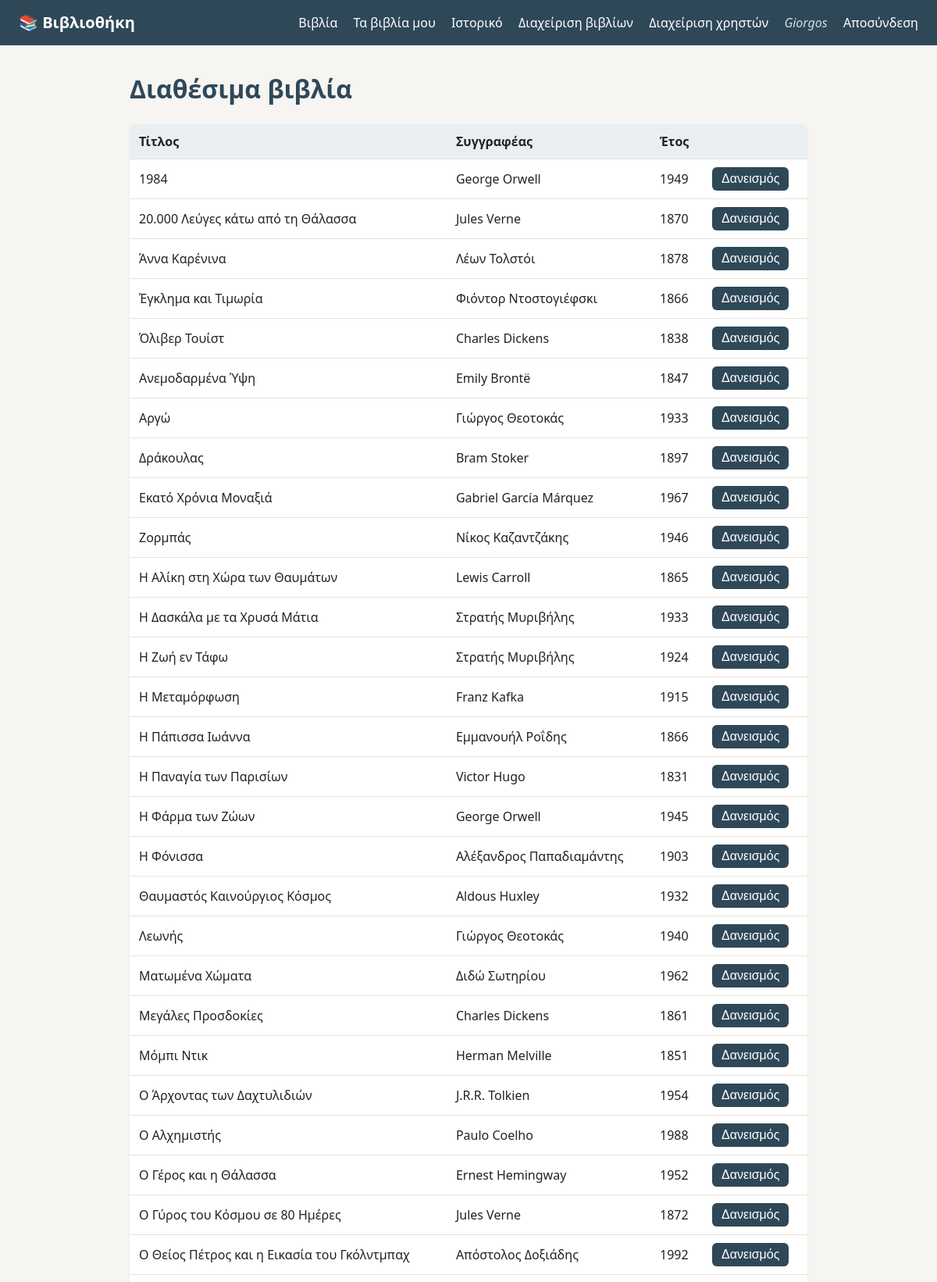
/books (signed in, upper part), run on the app's committed database.
### tables this page shows
CREATE TABLE users (
    id            INTEGER PRIMARY KEY AUTOINCREMENT,
    name          TEXT NOT NULL,
    email         TEXT NOT NULL UNIQUE,
    password_hash TEXT NOT NULL,
    role          TEXT NOT NULL DEFAULT 'user'
                  CHECK (role IN ('admin', 'user'))
);

CREATE TABLE books (
    id      INTEGER PRIMARY KEY AUTOINCREMENT,
    title   TEXT NOT NULL,
    author  TEXT NOT NULL,
    year    INTEGER,
    isbn    TEXT UNIQUE
);

### controllers/user_controller.py (the view)
@user.route("/books")
@login_required
def books():
    available = current_app.book_service.list_available()
    return render_template("user/books.html", books=available)

### controllers/auth_controller.py (called while the page is built)
@auth.before_app_request
def load_current_user():
    g.user = None
    user_id = session.get("user_id")
    if user_id is not None:
        try:
            g.user = current_app.user_service.get(user_id)
        except ServiceError:
            session.clear()

### dao/book_dao.py (called while the page is built)
    def _row_to_book(self, row):
        return Book(
            id=row["id"],
            title=row["title"],
            author=row["author"],
            year=row["year"],
            isbn=row["isbn"],
        )

    def get_available(self):
        conn = get_connection(self.db_path)
        rows = conn.execute(
            "SELECT * FROM books "
            "WHERE id NOT IN ("
            "    SELECT book_id FROM loans WHERE return_date IS NULL"
            ") "
            "ORDER BY title"
        ).fetchall()
        conn.close()
        return [self._row_to_book(row) for row in rows]

### dao/user_dao.py (called while the page is built)
    def get_by_id(self, user_id):
        conn = get_connection(self.db_path)
        row = conn.execute(
            "SELECT * FROM users WHERE id = ?", (user_id,)
        ).fetchone()
        conn.close()
        if row is None:
            return None
        return self._row_to_user(row)

    def _row_to_user(self, row):
        return User(
            id=row["id"],
            name=row["name"],
            email=row["email"],
            password_hash=row["password_hash"],
            role=row["role"],
        )

### database.py (called while the page is built)
def get_connection(db_path=DB_PATH):
    conn = sqlite3.connect(db_path)
    conn.row_factory = sqlite3.Row
    conn.execute("PRAGMA foreign_keys = ON")
    return conn

### models/user.py (called while the page is built)
    def is_admin(self):
        return self.role == User.ROLE_ADMIN

### services/book_service.py (called while the page is built)
    def list_available(self):
        return self.book_dao.get_available()

### services/user_service.py (called while the page is built)
    def get(self, user_id):
        user = self.user_dao.get_by_id(user_id)
        if user is None:
            raise ServiceError("Ο χρήστης δεν βρέθηκε.")
        return user

### templates/user/books.html (shortened to what this page needs)
{% extends "base.html" %}
{% block content %}
    <h1>Διαθέσιμα βιβλία</h1>
    {% if books %}
        <table>
            <thead>
                <tr>
                    <th>Τίτλος</th>
                    <th>Συγγραφέας</th>
                    <th>Έτος</th>
                    <th></th>
                </tr>
            </thead>
            <tbody>
                {% for book in books %}
                    <tr>
                        <td>{{ book.title }}</td>
                        <td>{{ book.author }}</td>
                        <td>{{ book.year or "" }}</td>
                        <td>
                            <form method="post"
                                  action="{{ url_for('user.borrow', book_id=book.id) }}">
                                <button type="submit">Δανεισμός</button>
                            </form>
                        </td>
                    </tr>
                {% endfor %}
            </tbody>
        </table>
    {% else %}
        <p>Δεν υπάρχουν διαθέσιμα βιβλία αυτή τη στιγμή.</p>
    {% endif %}
{% endblock %}

### templates/base.html (shortened to what this page needs)
<!doctype html>
<html lang="el">
<head>
    <link rel="stylesheet" href="{{ url_for('static', filename='style.css') }}">
</head>
<body>
    <header>
        <a class="logo" href="{{ url_for('home') }}">📚 Βιβλιοθήκη</a>
        <nav>
            {% if g.user %}
                <a href="{{ url_for('user.books') }}">Βιβλία</a>
                <a href="{{ url_for('user.my_loans') }}">Τα βιβλία μου</a>
                <a href="{{ url_for('user.history') }}">Ιστορικό</a>
                {% if g.user.is_admin() %}
                    <a href="{{ url_for('admin.books') }}">Διαχείριση βιβλίων</a>
                    <a href="{{ url_for('admin.users') }}">Διαχείριση χρηστών</a>
                {% endif %}
                <span class="user-name">{{ g.user.name }}</span>
                <a href="{{ url_for('auth.logout') }}">Αποσύνδεση</a>
            {% else %}
                <a href="{{ url_for('auth.login') }}">Σύνδεση</a>
                <a href="{{ url_for('auth.register') }}">Εγγραφή</a>
            {% endif %}
        </nav>
    </header>
    <main>
        {% block content %}{% endblock %}
    </main>
</body>
</html>

### static/style.css (style rules this page uses)
:root { --primary: #2f4858; --primary-light: #3e5f74; --background: #f6f5f2; --card: #ffffff; --text: #222222; --muted: #6b6b6b; --border: #e5e2dc; --success-bg: #dff3e4; --success-text: #1d5e2f; --error-bg: #fbe3e3; --error-text: #8a1c1c; --danger: #a33a3a; --danger-light: #c04848; }
* { box-sizing: border-box; }
body { font-family: system-ui, sans-serif; margin: 0; background: var(--background); color: var(--text); line-height: 1.5; }
main { max-width: 900px; margin: 32px auto; padding: 0 16px; }
h1 { margin-top: 0; color: var(--primary); }
a { color: var(--primary); }
header { display: flex; flex-wrap: wrap; justify-content: space-between; align-items: center; gap: 8px; padding: 14px 24px; background: var(--primary); }
header a { color: white; text-decoration: none; margin-left: 16px; }
header .logo { font-weight: bold; font-size: 1.25em; margin-left: 0; }
header .user-name { color: #cfe0ea; margin-left: 16px; font-style: italic; }
form { display: flex; flex-direction: column; gap: 6px; max-width: 380px; }
button { margin-top: 16px; padding: 10px; border: none; border-radius: 6px; background: var(--primary); color: white; font-size: 1em; cursor: pointer; }
table { width: 100%; border-collapse: collapse; background: var(--card); border-radius: 8px; overflow: hidden; box-shadow: 0 1px 3px rgba(0, 0, 0, 0.08); }
th, td { text-align: left; padding: 10px 12px; border-bottom: 1px solid var(--border); }
th { background: #e9eef1; }
td form { display: inline; }
td button { margin-top: 0; padding: 6px 12px; }

### data on the page
users: user.name "Giorgos"
books: title "1984", author "George Orwell", year "1949"
books: title "20.000 Λεύγες κάτω από τη Θάλασσα", author "Jules Verne", year "1870"
books: title "Άννα Καρένινα", author "Λέων Τολστόι", year "1878"
books: title "Έγκλημα και Τιμωρία", author "Φιόντορ Ντοστογιέφσκι", year "1866"
books: title "Όλιβερ Τουίστ", author "Charles Dickens", year "1838"
books: title "Ανεμοδαρμένα Ύψη", author "Emily Brontë", year "1847"
books: title "Αργώ", author "Γιώργος Θεοτοκάς", year "1933"
books: title "Δράκουλας", author "Bram Stoker", year "1897"
books: title "Εκατό Χρόνια Μοναξιά", author "Gabriel García Márquez", year "1967"
books: title "Ζορμπάς", author "Νίκος Καζαντζάκης", year "1946"
books: title "Η Αλίκη στη Χώρα των Θαυμάτων", author "Lewis Carroll", year "1865"
books: title "Η Δασκάλα με τα Χρυσά Μάτια", author "Στρατής Μυριβήλης", year "1933"
books: title "Η Ζωή εν Τάφω", author "Στρατής Μυριβήλης", year "1924"
books: title "Η Μεταμόρφωση", author "Franz Kafka", year "1915"
books: title "Η Πάπισσα Ιωάννα", author "Εμμανουήλ Ροΐδης", year "1866"
books: title "Η Παναγία των Παρισίων", author "Victor Hugo", year "1831"
books: title "Η Φάρμα των Ζώων", author "George Orwell", year "1945"
books: title "Η Φόνισσα", author "Αλέξανδρος Παπαδιαμάντης", year "1903"
books: title "Θαυμαστός Καινούργιος Κόσμος", author "Aldous Huxley", year "1932"
books: title "Λεωνής", author "Γιώργος Θεοτοκάς", year "1940"
books: title "Ματωμένα Χώματα", author "Διδώ Σωτηρίου", year "1962"
books: title "Μεγάλες Προσδοκίες", author "Charles Dickens", year "1861"
books: title "Μόμπι Ντικ", author "Herman Melville", year "1851"
books: title "Ο Άρχοντας των Δαχτυλιδιών", author "J.R.R. Tolkien", year "1954"
books: title "Ο Αλχημιστής", author "Paulo Coelho", year "1988"
books: title "Ο Γέρος και η Θάλασσα", author "Ernest Hemingway", year "1952"
books: title "Ο Γύρος του Κόσμου σε 80 Ημέρες", author "Jules Verne", year "1872"
books: title "Ο Θείος Πέτρος και η Εικασία του Γκόλντμπαχ", author "Απόστολος Δοξιάδης", year "1992"
